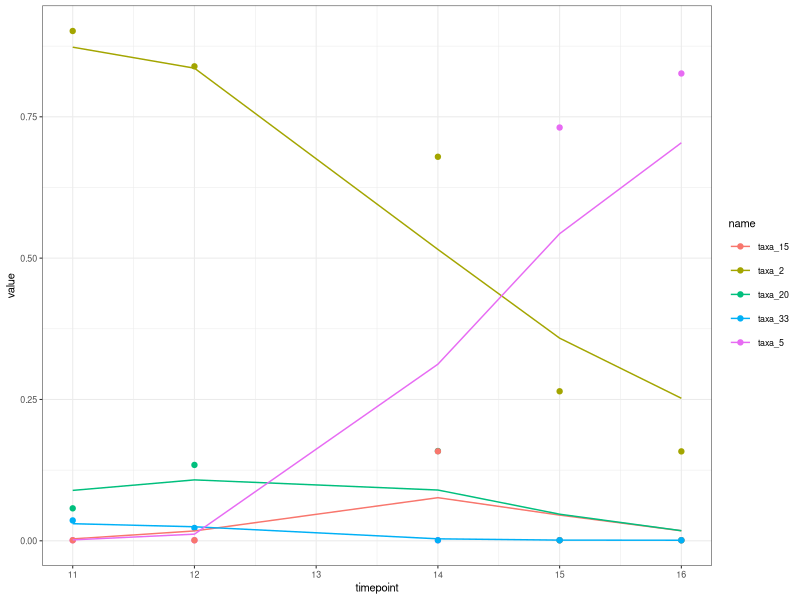
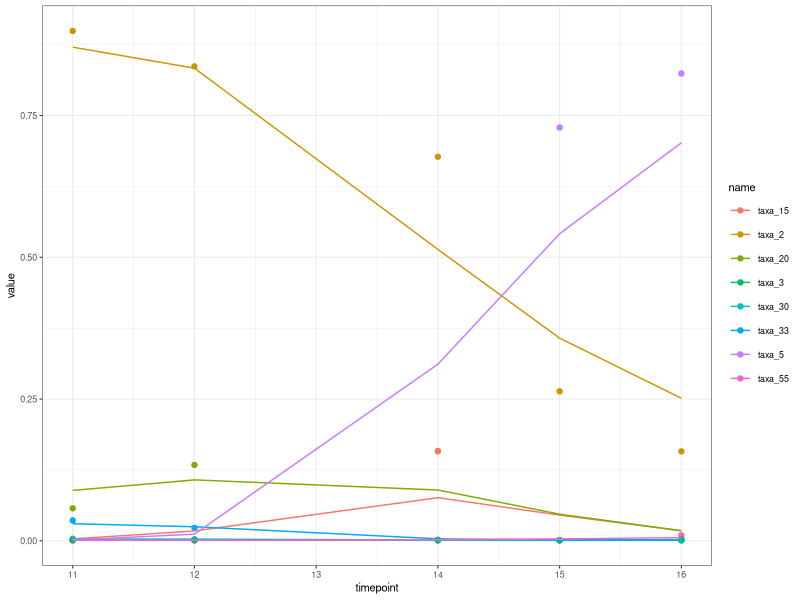
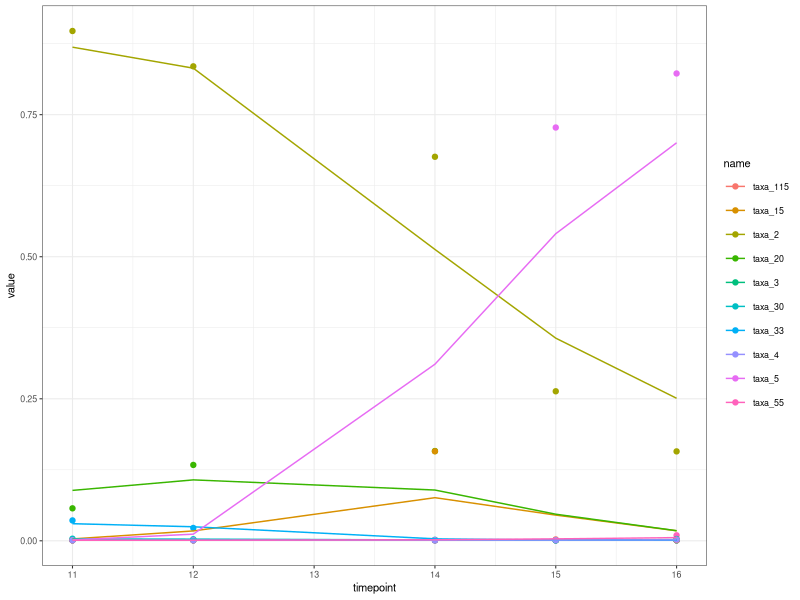
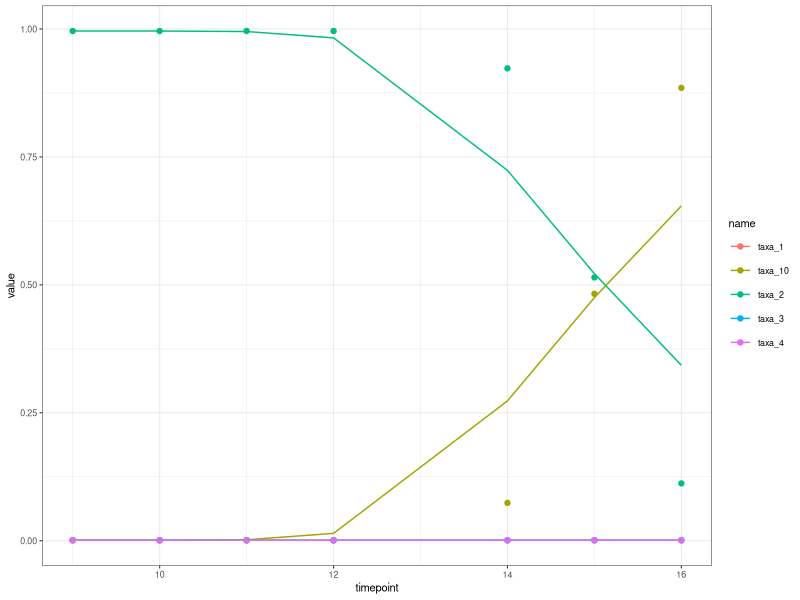
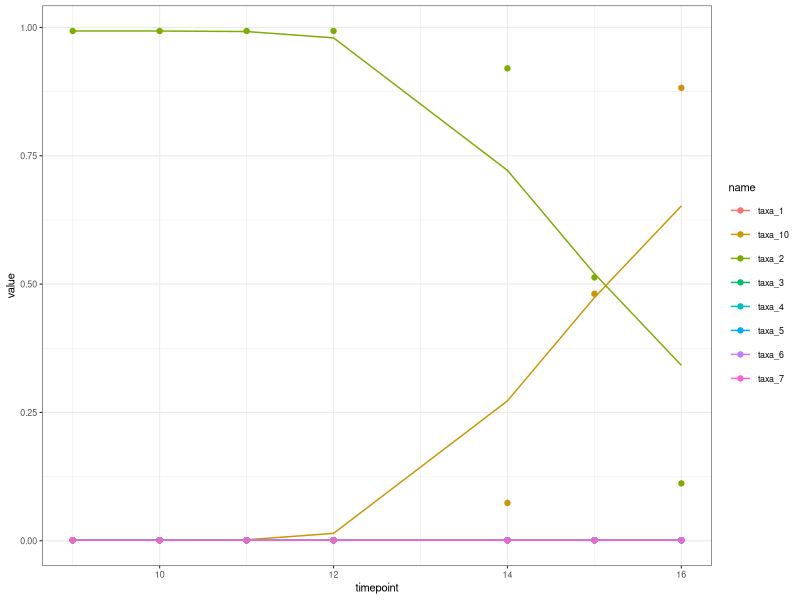
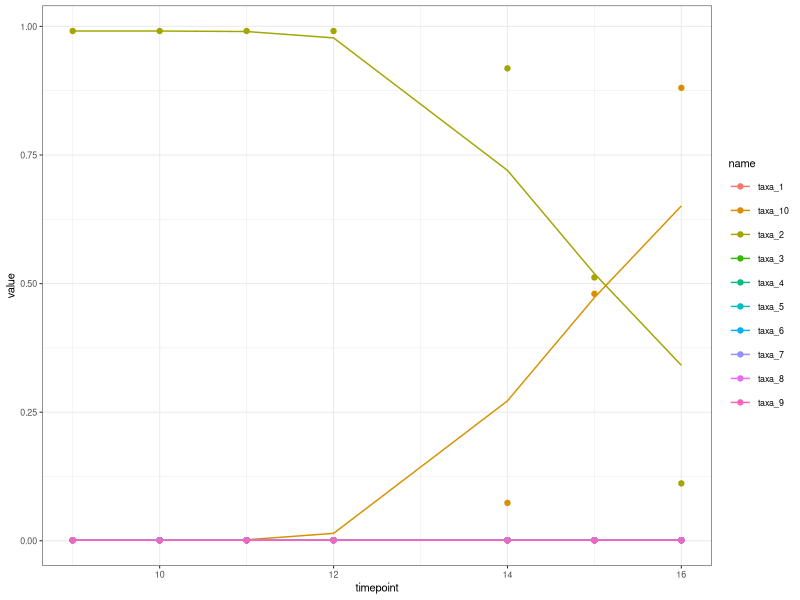
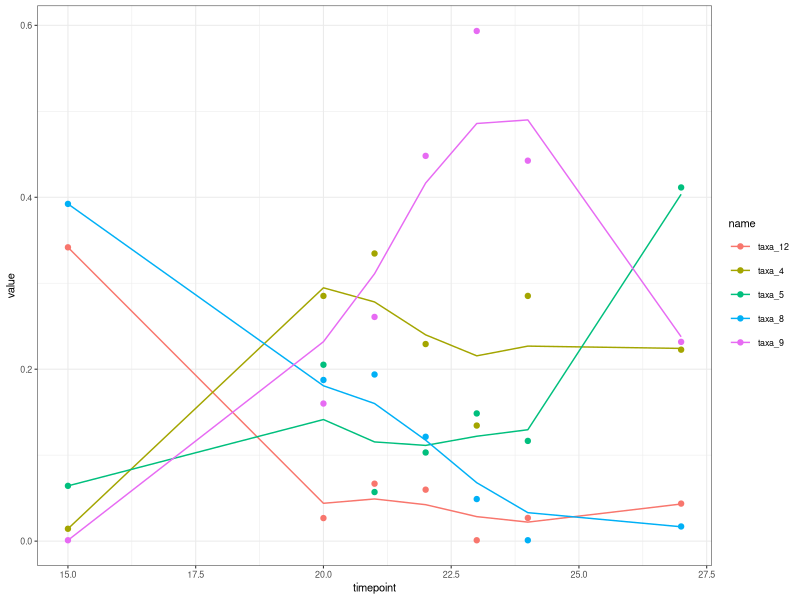
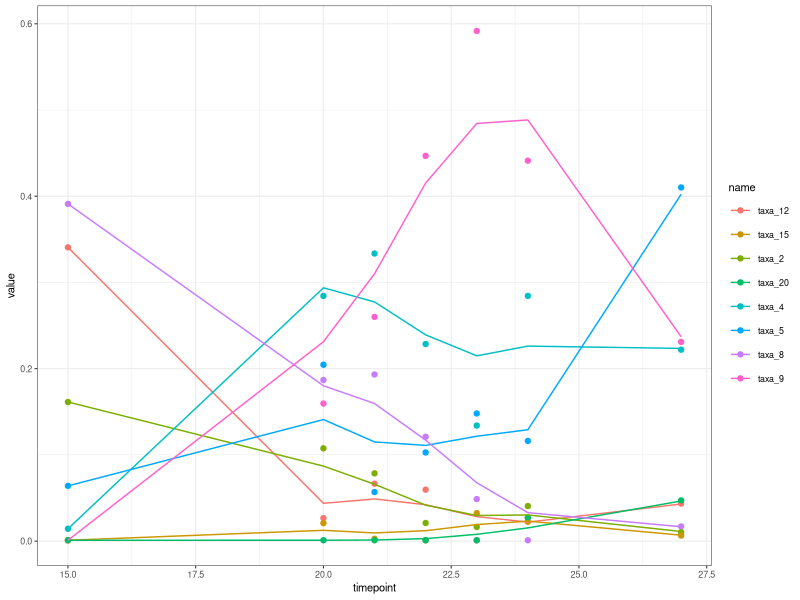

Write R code to recreate these figures, in order. (Note: this script raises an error after producing the figures.)
library(dplyr)
library(tidyr)
library(purrr)
library(ggplot2)

get.top.taxa <- function(data,all.taxa, ntop){
  tots <- apply(data,MARGIN=2,sum)
  itots <- order(tots, decreasing=T)
  ##print(itots)
  stots <- tots[itots]

  ##pdf("plot-population-fractions.pdf")
  ##plot(cumsum(stots)/sum(tots), xlab="OTU", ylab="fraction of total")
  ##dev.off()

  #ntop <- 10
  top.taxa <- all.taxa[itots][1:ntop]
  cat( subject, ": top ", ntop, " :", top.taxa, "\n", sep=" ")

  M <- as.matrix( ds[,top.taxa] )
  fmiss <- length(which(M==0))/( dim(M)[1]*dim(M)[2] )

  cat( subject, ": missingness:", fmiss , "\n", sep=" ")

  return( list(top.taxa, fmiss) )
}

add_pseudocounts <- function(data){
  data %>%
    pivot_longer(cols = starts_with('taxa_')) %>%
    group_by(timepoint, subjectID) %>%
    mutate(value = (.data$value + 1e-3) / (1 + 1e-3 * length(unique(.data$name)))) %>%
    pivot_wider(names_from = name, values_from = value)
}

if(1){

  d <- read.csv("trimmed.csv")
  q <- read.csv('queries.csv')
  p <- read.csv('perturbations.csv') %>%
    filter(! subjectID %in% q$subjectID) %>%
    mutate(name = as.factor(name))

  # normalise reads
  d <- d %>%
    filter(! subjectID %in% q$subjectID) %>%
    pivot_longer(cols = starts_with('taxa_')) %>%
    group_by(sampleID) %>%
    mutate(value = value / sum(value)) %>%
    ungroup()

  ggplot() +
    geom_area(data = d,
             aes(timepoint, value, fill = name),
             position = 'stack') +
    geom_segment(data = p,
                 aes(x = start, xend = end, y = 1+as.numeric(name)/10, yend = 1+as.numeric(name)/10,
                     colour = name),
                 size = 1) +
    scale_fill_discrete(guide = 'none') +
    facet_wrap(~subjectID, scales = 'free_x') +
    # guides(colour = guide_legend(override.aes = list(alpha = 1))) +
    theme_bw()

  d <- d  %>%
    pivot_wider(names_from = name, values_from = value)

  d <- d[,c(2,3,23:185)]

  dd <- split(d,d$subjectID)
  ns <- length(dd)

  subjects <- rep("",ns)
  ntime <- rep(0,ns)

  top_n <- c(5, 8, 10)
  dinfo <- c()

  for(i in c(1:ns) ){
    ## write out individual level data
    subject <- as.character(dd[[i]][1,2])
    subjects[i] <- subject
    fname <- paste("data-",subject,".csv",sep="")
    print(fname)

    ds <- dd[[i]]
    ds <- ds[order(ds$timepoint),]

    ntime[i] <- nrow(ds)

    write.table(ds, file=fname, row.names=F, col.names=T, sep=",", quote=FALSE)

    all.taxa <- names(ds)[-c(1,2)]

    for(n in top_n){
      ret <- get.top.taxa(ds[,-c(1,2)], all.taxa, ntop=n)
      top.taxa <- ret[[1]]
      fmiss <- ret[[2]]

      dinfo <- rbind(dinfo,
                     data.frame(subjectID=subject,
                                ntime=nrow(ds),
                                top_n=n,
                                fmiss=fmiss))

      dds <- ds[,c("timepoint","subjectID", top.taxa)]
      dds <- add_pseudocounts(dds)

      smoothed <- dds %>%
        pivot_longer(cols = starts_with('taxa_')) %>%
        nest(timepoint, value) %>%
        mutate(m = purrr::map(data, ~ksmooth(x = .$timepoint,
                                             y = .$value,
                                             bandwidth = 3,
                                             kernel = 'normal',
                                             x.points = .$timepoint))) %>%
        select(-data)  %>%
        unnest_wider(m) %>%
        unnest_longer(c(x, y)) %>%
        rename(timepoint = x, f_value = y)

      ggplot() +
        geom_point(data = dds %>% pivot_longer(cols = starts_with('taxa_')),
                   aes(timepoint, value, colour = name)) +
        geom_line(data = smoothed,
                  aes(timepoint, f_value, colour = name)) +
        theme_bw(base_size = 8)

      ggsave(paste0("plot-top", n, "-",subject,".pdf"), height = 80, width = 80, units = 'mm')

      out <- dds %>%
        pivot_longer(cols = starts_with('taxa_')) %>%
        left_join(smoothed) %>%
        select(-value) %>%
        pivot_wider(names_from = name, values_from = f_value)

      write.table(out, file=paste0("data-top", n, "-",subject,".csv"), row.names=F, col.names=T, sep=",", quote=FALSE)
    }
  }

  write.table(dinfo, "data-info.csv", row.names=F, col.names=T, sep=",", quote=FALSE)

  # print( dinfo[ dinfo$fmiss.5 < 0.1,] )
}
